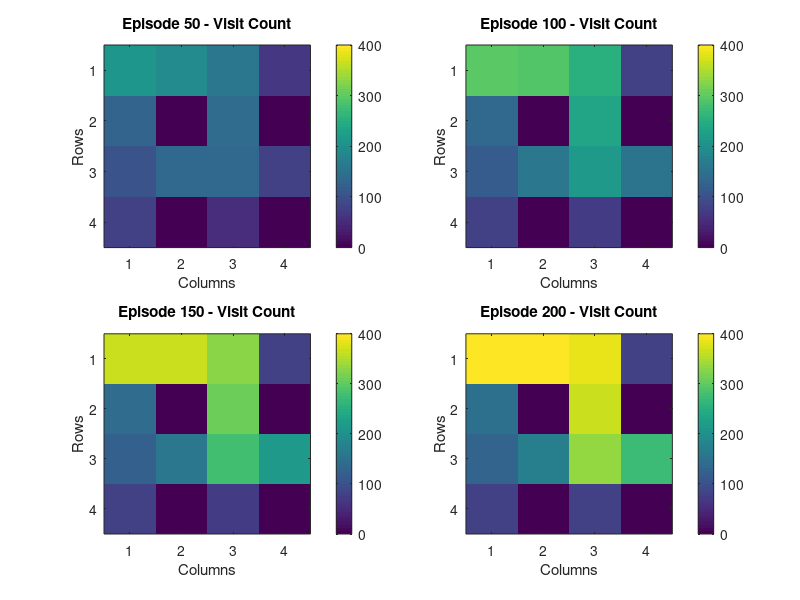
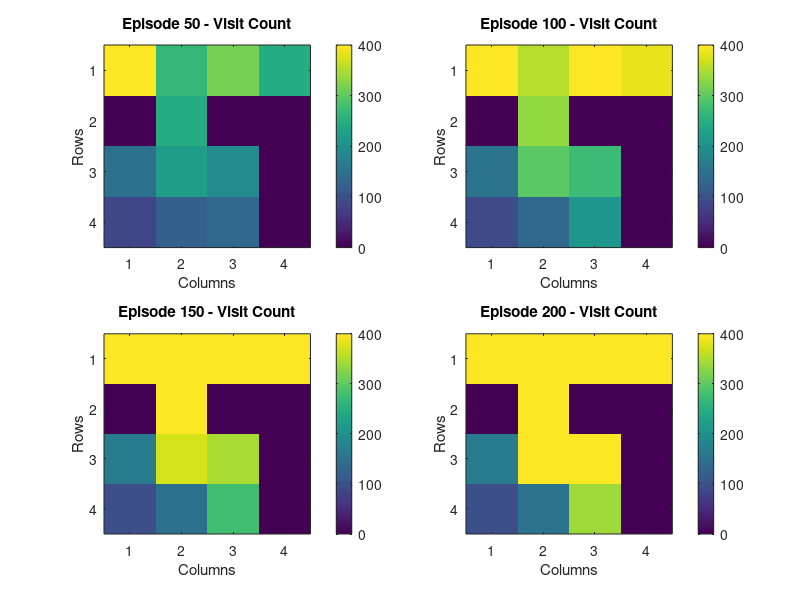
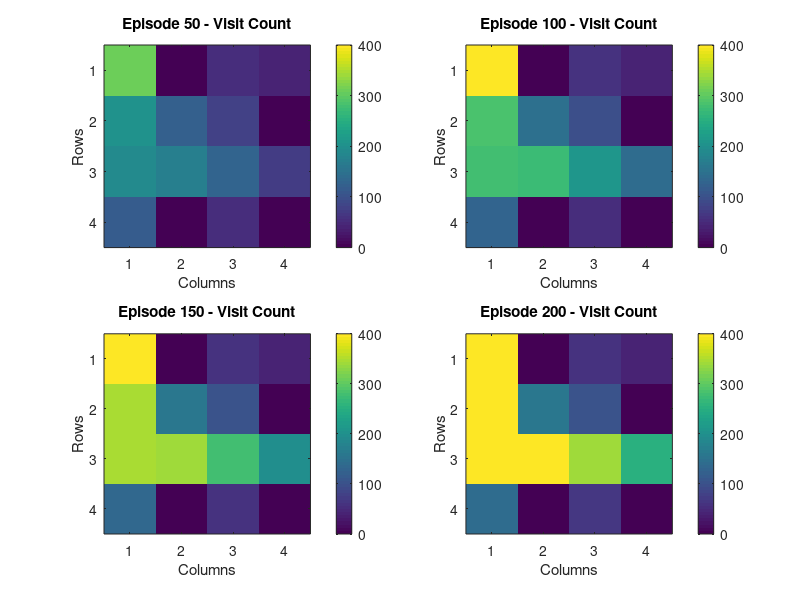

Write the MATLAB code that produced these figures, in order.
clear; clc; close all;

% 设置随机数种子
rng(1);

% 定义第一个迷宫（源任务）
maze0 = [0 0 0 0;
         1 1 0 1;
         0 0 0 0;
         0 1 1 0];
% 定义第二个迷宫（目标任务1）
maze1 = [0 0 0 0;
         0 1 0 1;
         0 0 0 0;
         0 1 0 0];
% 定义第三个迷宫（目标任务2）
maze2 = [0 0 0 0;
         1 0 1 1;
         0 0 0 1;
         0 0 0 0];
% 定义第二个迷宫（目标任务3）
maze3 = [0 1 0 0;
         0 0 0 1;
         0 0 0 0;
         0 1 0 0];

numRows0 = size(maze0, 1);
numCols0 = size(maze0, 2);
numStates0 = numRows0 * numCols0;

numRows1 = size(maze1, 1);
numCols1 = size(maze1, 2);
numStates1 = numRows1 * numCols1;

% Q-Learning 参数
numEpisodes = 200;  % 训练回合数
gamma = 0.9;         % 折扣因子
alpha = 0.1;         % 学习率
epsilon = 1;         % 探索率（初始高探索）

% 初始化 Q 表（源任务和目标任务）
Q0 = zeros(numStates0, 4); % 源任务的 Q 表
Q11 = zeros(numStates1, 4); % 目标任务1的 Q 表1
Q12 = zeros(numStates1, 4); % 目标任务1的 Q 表2
Q21 = zeros(numStates1, 4); % 目标任务2的 Q 表1
Q22 = zeros(numStates1, 4); % 目标任务2的 Q 表2
Q31 = zeros(numStates1, 4); % 目标任务3的 Q 表1
Q32 = zeros(numStates1, 4); % 目标任务3的 Q 表2

% 用于记录每轮总奖励
totalRewards0 = zeros(numEpisodes, 1);
totalRewards11 = zeros(numEpisodes, 1);
totalRewards12 = zeros(numEpisodes, 1);
totalRewards21 = zeros(numEpisodes, 1);
totalRewards22 = zeros(numEpisodes, 1);
totalRewards31 = zeros(numEpisodes, 1);
totalRewards32 = zeros(numEpisodes, 1);

% 定义动作
actions = [ -1, 0;  % 上
             1, 0;  % 下
             0, -1; % 左
             0, 1]; % 右

% 初始化访问频率
visitCount0 = zeros(numRows0, numCols0);
visitCount1 = zeros(numRows1, numCols1);
visitCount2 = zeros(numRows1, numCols1);
visitCount3 = zeros(numRows1, numCols1);

%% Q训练源任务

for episode = 1:numEpisodes
    % 初始化状态
    state = 1;  % 从(1,1)开始
    totalReward = 0; % 初始化每轮总奖励
    
    while true
        % 选择动作
        if rand < epsilon
            action = randi(4); % 探索
        else
            [~, action] = max(Q0(state, :)); % 利用
        end

        % 计算新状态
        [row, col] = ind2sub([numRows0, numCols0], state);
        newRow = row + actions(action, 1);
        newCol = col + actions(action, 2);
        
        % 检查新状态是否有效
        if newRow >= 1 && newRow <= numRows0 && newCol >= 1 && newCol <= numCols0 && maze0(newRow, newCol) == 0
            newState = sub2ind([numRows0, numCols0], newRow, newCol);
        else
            newState = state; % 如果无效，保持在当前状态
        end

        % 奖励设定
        reward = (newState == numStates0) * 10; % 到达终点奖励10
        if newState ~= state
            reward = reward - 1; % 每次有效移动给予-1的惩罚
        end
        
        totalReward = totalReward + reward; % 累加总奖励
        
        % 更新 Q 值
        Q0(state, action) = Q0(state, action) + alpha * (reward + gamma * max(Q0(newState, :)) - Q0(state, action));

        % 更新状态
        state = newState;

        if state == numStates0
            break; % 到达终点，结束回合
        end
    end
    
    totalRewards0(episode) = totalReward; % 记录每轮总奖励

    % 随着训练进展逐步减少 epsilon
    epsilon = max(0.1, epsilon * 0.99); % 保证 epsilon 不小于 0.1

end

% 打印学习到的源任务 Q 表
disp('Q训练源任务 Q表:');
disp(Q0);

%% Q训练目标任务1

for episode = 1:numEpisodes
    % 初始化状态
    state = 1;  % 从(1,1)开始
    totalReward = 0; % 初始化每轮总奖励
    
    while true
        % 选择动作
        if rand < epsilon
            action = randi(4); % 探索
        else
            [~, action] = max(Q11(state, :)); % 利用
        end

        % 计算新状态
        [row, col] = ind2sub([numRows1, numCols1], state);
        newRow = row + actions(action, 1);
        newCol = col + actions(action, 2);
        
        % 检查新状态是否有效
        if newRow >= 1 && newRow <= numRows1 && newCol >= 1 && newCol <= numCols1 && maze1(newRow, newCol) == 0
            newState = sub2ind([numRows1, numCols1], newRow, newCol);
        else
            newState = state; % 如果无效，保持在当前状态
        end

        % 奖励设定
        reward = (newState == numStates1) * 10; % 到达终点奖励10
        if newState ~= state
            reward = reward - 1; % 每次有效移动给予-1的惩罚
        end
        
        totalReward = totalReward + reward; % 累加总奖励
        
        % 更新 Q 值
        Q11(state, action) = Q11(state, action) + alpha * (reward + gamma * max(Q11(newState, :)) - Q11(state, action));

        % 更新状态
        state = newState;

        if state == numStates1
            break; % 到达终点，结束回合
        end
    end
    
    totalRewards11(episode) = totalReward; % 记录每轮总奖励

    % 随着训练进展逐步减少 epsilon
    epsilon = max(0.1, epsilon * 0.99); % 保证 epsilon 不小于 0.1
end

% 打印学习到的源任务 Q 表
disp('Q训练目标任务1 Q表:');
disp(Q11);

%% TL学习到目标任务1
% 利用源任务的 Q 表初始化目标任务的 Q 表
% 将源任务 Q 表的 Q 值根据目标任务的状态映射进行转移
Q12 = Q0;

% 创建一个图窗，用于显示热图
figure;

% 训练目标任务
epsilon = 1; % 重新设置 epsilon

for episode = 1:numEpisodes
    % 初始化状态
    state = 1;  % 从(1,1)开始
    totalReward = 0; % 初始化每轮总奖励
    
    while true
        % 选择动作
        if rand < epsilon
            action = randi(4); % 探索
        else
            [~, action] = max(Q12(state, :)); % 利用
        end

        % 计算新状态
        [row, col] = ind2sub([numRows1, numCols1], state);
        newRow = row + actions(action, 1);
        newCol = col + actions(action, 2);
        
        % 检查新状态是否有效
        if newRow >= 1 && newRow <= numRows1 && newCol >= 1 && newCol <= numCols1 && maze1(newRow, newCol) == 0
            newState = sub2ind([numRows1, numCols1], newRow, newCol);
        else
            newState = state; % 如果无效，保持在当前状态
        end

        % 奖励设定
        reward = (newState == numStates1) * 10; % 到达终点奖励10
        if newState ~= state
            reward = reward - 1; % 每次有效移动给予-1的惩罚
        end
        
        totalReward = totalReward + reward; % 累加总奖励
        
        % 更新 Q 值
        Q12(state, action) = Q12(state, action) + alpha * (reward + gamma * max(Q12(newState, :)) - Q12(state, action));

        % 更新访问频率
        [row, col] = ind2sub([numRows1, numCols1], state);
        visitCount1(row, col) = visitCount1(row, col) + 1;

        % 更新状态
        state = newState;

        if state == numStates1
            break; % 到达终点，结束回合
        end
    end
    
    totalRewards12 (episode) = totalReward; % 记录每轮总奖励

    % 随着训练进展逐步减少 epsilon
    epsilon = max(0.1, epsilon * 0.99); % 保证 epsilon 不小于 0.1

     % 每 50 轮绘制一次热图
  if mod(episode, 50) == 0
    subplot(2, 2, episode / 50); % 在 2x2 网格中选择子图
    imagesc(visitCount1, [0, 400]); % 设置颜色尺度范围
    colorbar;
    title(sprintf('Episode %d - Visit Count', episode));
    xlabel('Columns');
    ylabel('Rows');
  end
end

hold off;

% 打印学习到的目标任务 Q 表
disp('TL训练目标任务1 Q表:');
disp(Q12);
 
% 从起点到终点找到最佳路径
path1 = [];
state = 1; % 从(1,1)开始
while state ~= numStates1
    path1 = [path1; state]; % 记录路径
    [~, action] = max(Q12(state, :)); % 选择最优动作
    [row, col] = ind2sub([numRows1, numCols1], state);
    newRow = row + actions(action, 1);
    newCol = col + actions(action, 2);
    state = sub2ind([numRows1, numCols1], newRow, newCol); % 更新状态
end
path1 = [path1; state]; % 添加终点

% 输出最佳路径
disp('目标任务1-最佳路径状态:');
disp(path1);

%% Q训练目标任务2

for episode = 1:numEpisodes
    % 初始化状态
    state = 1;  % 从(1,1)开始
    totalReward = 0; % 初始化每轮总奖励
    
    while true
        % 选择动作
        if rand < epsilon
            action = randi(4); % 探索
        else
            [~, action] = max(Q21(state, :)); % 利用
        end

        % 计算新状态
        [row, col] = ind2sub([numRows1, numCols1], state);
        newRow = row + actions(action, 1);
        newCol = col + actions(action, 2);
        
        % 检查新状态是否有效
        if newRow >= 1 && newRow <= numRows1 && newCol >= 1 && newCol <= numCols1 && maze2(newRow, newCol) == 0
            newState = sub2ind([numRows1, numCols1], newRow, newCol);
        else
            newState = state; % 如果无效，保持在当前状态
        end

        % 奖励设定
        reward = (newState == numStates1) * 10; % 到达终点奖励10
        if newState ~= state
            reward = reward - 1; % 每次有效移动给予-1的惩罚
        end
        
        totalReward = totalReward + reward; % 累加总奖励
        
        % 更新 Q 值
        Q21(state, action) = Q21(state, action) + alpha * (reward + gamma * max(Q21(newState, :)) - Q21(state, action));

        % 更新状态
        state = newState;

        if state == numStates1
            break; % 到达终点，结束回合
        end
    end
    
    totalRewards21(episode) = totalReward; % 记录每轮总奖励

    % 随着训练进展逐步减少 epsilon
    epsilon = max(0.1, epsilon * 0.99); % 保证 epsilon 不小于 0.1
end

% 打印学习到的源任务 Q 表
disp('Q训练目标任务2 Q表:');
disp(Q21);

%% 迁移学习到目标任务2
% 利用源任务的 Q 表初始化目标任务的 Q 表
% 将源任务 Q 表的 Q 值根据目标任务的状态映射进行转移
Q22 = Q0;

% 创建一个图窗，用于显示热图
figure;

% 训练目标任务
epsilon = 1; % 重新设置 epsilon

for episode = 1:numEpisodes
    % 初始化状态
    state = 1;  % 从(1,1)开始
    totalReward = 0; % 初始化每轮总奖励
    
    while true
        % 选择动作
        if rand < epsilon
            action = randi(4); % 探索
        else
            [~, action] = max(Q22(state, :)); % 利用
        end

        % 计算新状态
        [row, col] = ind2sub([numRows1, numCols1], state);
        newRow = row + actions(action, 1);
        newCol = col + actions(action, 2);
        
        % 检查新状态是否有效
        if newRow >= 1 && newRow <= numRows1 && newCol >= 1 && newCol <= numCols1 && maze2(newRow, newCol) == 0
            newState = sub2ind([numRows1, numCols1], newRow, newCol);
        else
            newState = state; % 如果无效，保持在当前状态
        end

        % 奖励设定
        reward = (newState == numStates1) * 10; % 到达终点奖励10
        if newState ~= state
            reward = reward - 1; % 每次有效移动给予-1的惩罚
        end
        
        totalReward = totalReward + reward; % 累加总奖励
        
        % 更新 Q 值
        Q22(state, action) = Q22(state, action) + alpha * (reward + gamma * max(Q22(newState, :)) - Q22(state, action));

        % 更新访问频率
        [row, col] = ind2sub([numRows1, numCols1], state);
        visitCount2(row, col) = visitCount2(row, col) + 1;

        % 更新状态
        state = newState;

        if state == numStates1
            break; % 到达终点，结束回合
        end
    end
    
    totalRewards22 (episode) = totalReward; % 记录每轮总奖励

    % 随着训练进展逐步减少 epsilon
    epsilon = max(0.1, epsilon * 0.99); % 保证 epsilon 不小于 0.1

    % 每 50 轮绘制一次热图
  if mod(episode, 50) == 0
    subplot(2, 2, episode / 50); % 在 2x2 网格中选择子图
    imagesc(visitCount2, [0, 400]); % 设置颜色尺度范围
    colorbar;
    title(sprintf('Episode %d - Visit Count', episode));
    xlabel('Columns');
    ylabel('Rows');
  end
end

hold off;

% 打印学习到的目标任务 Q 表
disp('TL训练目标任务2 Q表:');
disp(Q22);
 
% 从起点到终点找到最佳路径
path2 = [];
state = 1; % 从(1,1)开始
while state ~= numStates1
    path2 = [path2; state]; % 记录路径
    [~, action] = max(Q22(state, :)); % 选择最优动作
    [row, col] = ind2sub([numRows1, numCols1], state);
    newRow = row + actions(action, 1);
    newCol = col + actions(action, 2);
    state = sub2ind([numRows1, numCols1], newRow, newCol); % 更新状态
end
path2 = [path2; state]; % 添加终点

% 输出最佳路径
disp('目标任务2-最佳路径状态:');
disp(path2);

%% Q训练目标任务3
for episode = 1:numEpisodes
    % 初始化状态
    state = 1;  % 从(1,1)开始
    totalReward = 0; % 初始化每轮总奖励
    
    while true
        % 选择动作
        if rand < epsilon
            action = randi(4); % 探索
        else
            [~, action] = max(Q31(state, :)); % 利用
        end

        % 计算新状态
        [row, col] = ind2sub([numRows1, numCols1], state);
        newRow = row + actions(action, 1);
        newCol = col + actions(action, 2);
        
        % 检查新状态是否有效
        if newRow >= 1 && newRow <= numRows1 && newCol >= 1 && newCol <= numCols1 && maze3(newRow, newCol) == 0
            newState = sub2ind([numRows1, numCols1], newRow, newCol);
        else
            newState = state; % 如果无效，保持在当前状态
        end

        % 奖励设定
        reward = (newState == numStates1) * 10; % 到达终点奖励10
        if newState ~= state
            reward = reward - 1; % 每次有效移动给予-1的惩罚
        end
        
        totalReward = totalReward + reward; % 累加总奖励
        
        % 更新 Q 值
        Q31(state, action) = Q31(state, action) + alpha * (reward + gamma * max(Q31(newState, :)) - Q31(state, action));

        % 更新状态
        state = newState;

        if state == numStates1
            break; % 到达终点，结束回合
        end
    end
    
    totalRewards31(episode) = totalReward; % 记录每轮总奖励

    % 随着训练进展逐步减少 epsilon
    epsilon = max(0.1, epsilon * 0.99); % 保证 epsilon 不小于 0.1
end

% 打印学习到的源任务 Q 表
disp('Q训练目标任务3 Q表:');
disp(Q31);

%% 迁移学习到目标任务3
% 利用源任务的 Q 表初始化目标任务的 Q 表
% 将源任务 Q 表的 Q 值根据目标任务的状态映射进行转移
Q32 = Q0;

% 创建一个图窗，用于显示热图
figure;

% 训练目标任务
epsilon = 1; % 重新设置 epsilon

for episode = 1:numEpisodes
    % 初始化状态
    state = 1;  % 从(1,1)开始
    totalReward = 0; % 初始化每轮总奖励
    
    while true
        % 选择动作
        if rand < epsilon
            action = randi(4); % 探索
        else
            [~, action] = max(Q32(state, :)); % 利用
        end

        % 计算新状态
        [row, col] = ind2sub([numRows1, numCols1], state);
        newRow = row + actions(action, 1);
        newCol = col + actions(action, 2);
        
        % 检查新状态是否有效
        if newRow >= 1 && newRow <= numRows1 && newCol >= 1 && newCol <= numCols1 && maze3(newRow, newCol) == 0
            newState = sub2ind([numRows1, numCols1], newRow, newCol);
        else
            newState = state; % 如果无效，保持在当前状态
        end

        % 奖励设定
        reward = (newState == numStates1) * 10; % 到达终点奖励10
        if newState ~= state
            reward = reward - 1; % 每次有效移动给予-1的惩罚
        end
        
        totalReward = totalReward + reward; % 累加总奖励
        
        % 更新 Q 值
        Q32(state, action) = Q32(state, action) + alpha * (reward + gamma * max(Q32(newState, :)) - Q32(state, action));

        % 更新访问频率
        [row, col] = ind2sub([numRows1, numCols1], state);
        visitCount3(row, col) = visitCount3(row, col) + 1;

        % 更新状态
        state = newState;

        if state == numStates1
            break; % 到达终点，结束回合
        end
    end
    
    totalRewards32 (episode) = totalReward; % 记录每轮总奖励

    % 随着训练进展逐步减少 epsilon
    epsilon = max(0.1, epsilon * 0.99); % 保证 epsilon 不小于 0.1

    % 每 50 轮绘制一次热图
  if mod(episode, 50) == 0
    subplot(2, 2, episode / 50); % 在 2x2 网格中选择子图
    imagesc(visitCount3, [0, 400]); % 设置颜色尺度范围
    colorbar;
    title(sprintf('Episode %d - Visit Count', episode));
    xlabel('Columns');
    ylabel('Rows');
  end
end

hold off;

% 打印学习到的目标任务 Q 表
disp('TL训练目标任务3 Q表:');
disp(Q32);
 
% 从起点到终点找到最佳路径
path3 = [];
state = 1; % 从(1,1)开始
while state ~= numStates1
    path3 = [path3; state]; % 记录路径
    [~, action] = max(Q32(state, :)); % 选择最优动作
    [row, col] = ind2sub([numRows1, numCols1], state);
    newRow = row + actions(action, 1);
    newCol = col + actions(action, 2);
    state = sub2ind([numRows1, numCols1], newRow, newCol); % 更新状态
end
path3 = [path3; state]; % 添加终点

% 输出最佳路径
disp('目标任务3-最佳路径状态:');
disp(path3);
